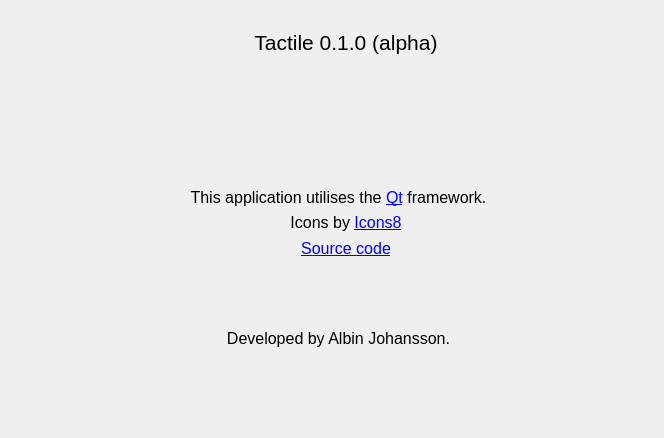
<?xml version="1.0" encoding="UTF-8"?>
<ui version="4.0">
 <class>AboutUI</class>
 <widget class="QWidget" name="AboutUI">
  <property name="windowModality">
   <enum>Qt::ApplicationModal</enum>
  </property>
  <property name="geometry">
   <rect>
    <x>0</x>
    <y>0</y>
    <width>664</width>
    <height>438</height>
   </rect>
  </property>
  <property name="sizePolicy">
   <sizepolicy hsizetype="Preferred" vsizetype="Preferred">
    <horstretch>0</horstretch>
    <verstretch>0</verstretch>
   </sizepolicy>
  </property>
  <property name="font">
   <font>
    <family>Segoe UI</family>
    <pointsize>12</pointsize>
   </font>
  </property>
  <property name="windowTitle">
   <string>About Tactile</string>
  </property>
  <property name="windowIcon">
   <iconset resource="../tactile2.qrc">
    <normaloff>:/res/icons/tactile2_icon2.png</normaloff>:/res/icons/tactile2_icon2.png</iconset>
  </property>
  <property name="windowOpacity">
   <double>26.000000000000000</double>
  </property>
  <widget class="QWidget" name="verticalLayoutWidget">
   <property name="geometry">
    <rect>
     <x>30</x>
     <y>30</y>
     <width>617</width>
     <height>381</height>
    </rect>
   </property>
   <layout class="QVBoxLayout" name="verticalLayout">
    <property name="sizeConstraint">
     <enum>QLayout::SetDefaultConstraint</enum>
    </property>
    <item>
     <layout class="QHBoxLayout" name="horizontalLayout_3">
      <item>
       <spacer name="horizontalSpacer_5">
        <property name="orientation">
         <enum>Qt::Horizontal</enum>
        </property>
        <property name="sizeHint" stdset="0">
         <size>
          <width>40</width>
          <height>20</height>
         </size>
        </property>
       </spacer>
      </item>
      <item>
       <widget class="QLabel" name="label_4">
        <property name="text">
         <string/>
        </property>
        <property name="pixmap">
         <pixmap resource="../tactile2.qrc">:/res/icons/tactile2_icon2.png</pixmap>
        </property>
        <property name="alignment">
         <set>Qt::AlignCenter</set>
        </property>
       </widget>
      </item>
      <item>
       <widget class="QLabel" name="label">
        <property name="font">
         <font>
          <family>Segoe UI</family>
          <pointsize>16</pointsize>
          <weight>50</weight>
          <bold>false</bold>
          <strikeout>false</strikeout>
          <kerning>true</kerning>
         </font>
        </property>
        <property name="text">
         <string>Tactile 0.1.0 (alpha)</string>
        </property>
        <property name="alignment">
         <set>Qt::AlignCenter</set>
        </property>
       </widget>
      </item>
      <item>
       <spacer name="horizontalSpacer_6">
        <property name="orientation">
         <enum>Qt::Horizontal</enum>
        </property>
        <property name="sizeHint" stdset="0">
         <size>
          <width>40</width>
          <height>20</height>
         </size>
        </property>
       </spacer>
      </item>
     </layout>
    </item>
    <item>
     <spacer name="verticalSpacer_2">
      <property name="orientation">
       <enum>Qt::Vertical</enum>
      </property>
      <property name="sizeHint" stdset="0">
       <size>
        <width>20</width>
        <height>40</height>
       </size>
      </property>
     </spacer>
    </item>
    <item>
     <spacer name="verticalSpacer_4">
      <property name="orientation">
       <enum>Qt::Vertical</enum>
      </property>
      <property name="sizeHint" stdset="0">
       <size>
        <width>20</width>
        <height>40</height>
       </size>
      </property>
     </spacer>
    </item>
    <item>
     <widget class="QLabel" name="label_3">
      <property name="font">
       <font>
        <family>Segoe UI</family>
        <pointsize>12</pointsize>
        <weight>50</weight>
        <bold>false</bold>
        <strikeout>false</strikeout>
        <kerning>true</kerning>
       </font>
      </property>
      <property name="text">
       <string>This application utilises the &lt;a href=&quot;https://www.qt.io/&quot;&gt;Qt&lt;/a&gt; framework.</string>
      </property>
      <property name="alignment">
       <set>Qt::AlignCenter</set>
      </property>
      <property name="openExternalLinks">
       <bool>true</bool>
      </property>
     </widget>
    </item>
    <item>
     <layout class="QHBoxLayout" name="horizontalLayout_2">
      <item>
       <spacer name="horizontalSpacer_3">
        <property name="orientation">
         <enum>Qt::Horizontal</enum>
        </property>
        <property name="sizeHint" stdset="0">
         <size>
          <width>40</width>
          <height>20</height>
         </size>
        </property>
       </spacer>
      </item>
      <item>
       <widget class="QLabel" name="label_8">
        <property name="text">
         <string/>
        </property>
        <property name="pixmap">
         <pixmap resource="../tactile2.qrc">:/res/icons/icons8/dark/icons8_32px.png</pixmap>
        </property>
        <property name="alignment">
         <set>Qt::AlignCenter</set>
        </property>
       </widget>
      </item>
      <item>
       <widget class="QLabel" name="label_7">
        <property name="text">
         <string>&lt;html&gt;&lt;head/&gt;&lt;body&gt;&lt;p&gt;Icons by &lt;a href=&quot;https://icons8.com/&quot;&gt;&lt;span style=&quot; text-decoration: underline; color:#0000ff;&quot;&gt;Icons8&lt;/span&gt;&lt;/a&gt;&lt;/p&gt;&lt;/body&gt;&lt;/html&gt;</string>
        </property>
        <property name="alignment">
         <set>Qt::AlignCenter</set>
        </property>
       </widget>
      </item>
      <item>
       <spacer name="horizontalSpacer_4">
        <property name="orientation">
         <enum>Qt::Horizontal</enum>
        </property>
        <property name="sizeHint" stdset="0">
         <size>
          <width>40</width>
          <height>20</height>
         </size>
        </property>
       </spacer>
      </item>
     </layout>
    </item>
    <item>
     <layout class="QHBoxLayout" name="horizontalLayout">
      <item>
       <spacer name="horizontalSpacer">
        <property name="orientation">
         <enum>Qt::Horizontal</enum>
        </property>
        <property name="sizeHint" stdset="0">
         <size>
          <width>40</width>
          <height>20</height>
         </size>
        </property>
       </spacer>
      </item>
      <item>
       <widget class="QLabel" name="label_5">
        <property name="sizePolicy">
         <sizepolicy hsizetype="Minimum" vsizetype="Preferred">
          <horstretch>0</horstretch>
          <verstretch>0</verstretch>
         </sizepolicy>
        </property>
        <property name="layoutDirection">
         <enum>Qt::RightToLeft</enum>
        </property>
        <property name="text">
         <string/>
        </property>
        <property name="pixmap">
         <pixmap resource="../tactile2.qrc">:/res/icons/icons8/dark/github_32px.png</pixmap>
        </property>
        <property name="alignment">
         <set>Qt::AlignCenter</set>
        </property>
       </widget>
      </item>
      <item>
       <widget class="QLabel" name="label_2">
        <property name="font">
         <font>
          <family>Segoe UI</family>
          <pointsize>12</pointsize>
         </font>
        </property>
        <property name="text">
         <string>&lt;a href=&quot;https://github.com/albin-johansson/Tactile2&quot;&gt;Source code&lt;/a&gt;</string>
        </property>
        <property name="alignment">
         <set>Qt::AlignCenter</set>
        </property>
        <property name="openExternalLinks">
         <bool>true</bool>
        </property>
       </widget>
      </item>
      <item>
       <spacer name="horizontalSpacer_2">
        <property name="orientation">
         <enum>Qt::Horizontal</enum>
        </property>
        <property name="sizeHint" stdset="0">
         <size>
          <width>40</width>
          <height>20</height>
         </size>
        </property>
       </spacer>
      </item>
     </layout>
    </item>
    <item>
     <spacer name="verticalSpacer_3">
      <property name="orientation">
       <enum>Qt::Vertical</enum>
      </property>
      <property name="sizeHint" stdset="0">
       <size>
        <width>20</width>
        <height>40</height>
       </size>
      </property>
     </spacer>
    </item>
    <item>
     <widget class="QLabel" name="label_6">
      <property name="font">
       <font>
        <family>Segoe UI</family>
        <pointsize>12</pointsize>
        <weight>50</weight>
        <bold>false</bold>
        <strikeout>false</strikeout>
        <kerning>true</kerning>
       </font>
      </property>
      <property name="text">
       <string>Developed by Albin Johansson.</string>
      </property>
      <property name="alignment">
       <set>Qt::AlignCenter</set>
      </property>
     </widget>
    </item>
    <item>
     <spacer name="verticalSpacer">
      <property name="orientation">
       <enum>Qt::Vertical</enum>
      </property>
      <property name="sizeHint" stdset="0">
       <size>
        <width>20</width>
        <height>40</height>
       </size>
      </property>
     </spacer>
    </item>
   </layout>
  </widget>
 </widget>
 <resources>
  <include location="../tactile2.qrc"/>
 </resources>
 <connections/>
</ui>
